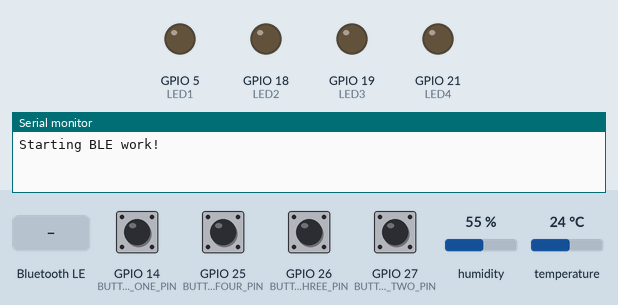
Simulated run of this sketch. Board: ESP32. Parts: output pins drawn as LEDs (lit = HIGH), the last lines printed to the serial monitor. Inputs (shaded band) come from the test bench; at power-on: GPIO 14 (BUTTON_ONE_PIN), GPIO 25 (BUTTON_FOUR_PIN), GPIO 26 (BUTTON_THREE_PIN), GPIO 27 (BUTTON_TWO_PIN) HIGH, humidity 55 %, temperature 24 °C. Nothing arrives over Bluetooth unless stated; a phone connects over Bluetooth LE 3 s after start.

Above: at 1.2 s.
1.3 s: Bluetooth LE write "FThouseOFF" received
At 2.3 s:
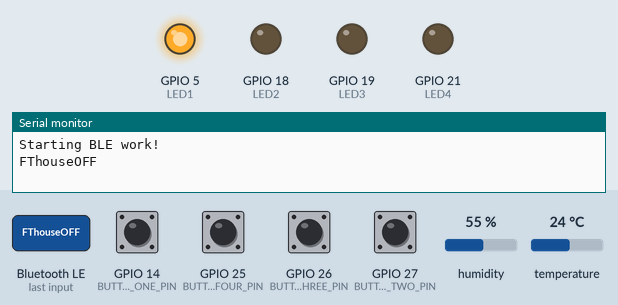
2.8 s: Bluetooth LE write "KitchenOFF" received
At 3.4 s:
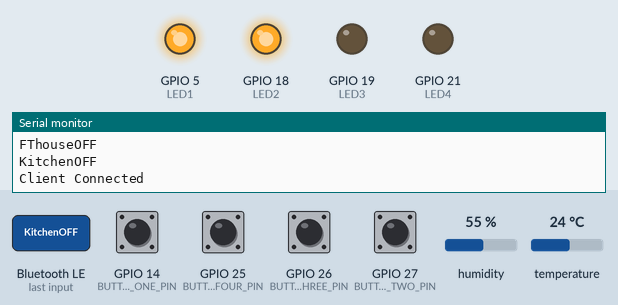
4.3 s: GPIO 14 (BUTTON_ONE_PIN) pulled LOW for 0.15 s
At 5.3 s:
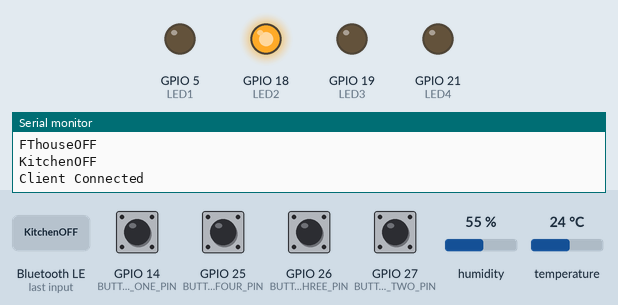
5.9 s: GPIO 25 (BUTTON_FOUR_PIN) pulled LOW for 0.15 s
At 6.5 s:
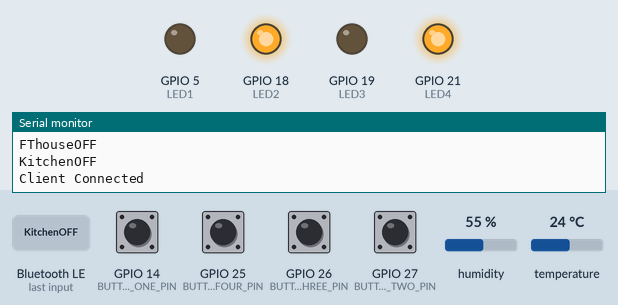
7.5 s: GPIO 26 (BUTTON_THREE_PIN) pulled LOW for 0.15 s
At 8.8 s:
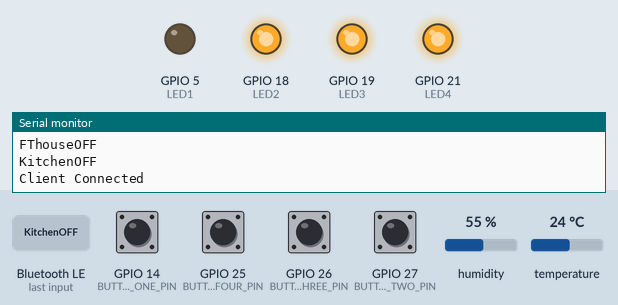
9.1 s: GPIO 27 (BUTTON_TWO_PIN) pulled LOW for 0.15 s
At 10.1 s:
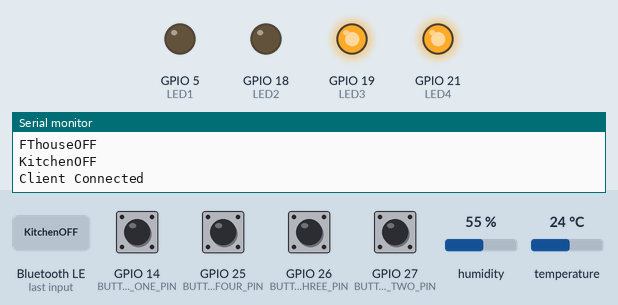
Timing chart, 0 to 11.7 s (numbered marks = the images above; inputs shaded):
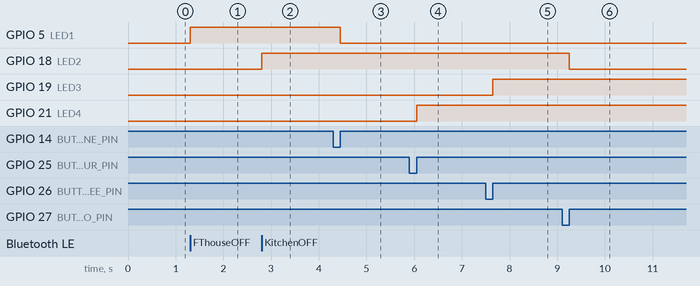

Measured:
- after the input at 1.3 s, GPIO 5 (LED1): LOW → HIGH at once
- after the input at 2.8 s, GPIO 18 (LED2): LOW → HIGH at once
- after the input at 4.3 s, GPIO 5 (LED1): HIGH → LOW after 0.15 s
- after the input at 5.9 s, GPIO 21 (LED4): LOW → HIGH after 0.15 s
- after the input at 7.5 s, GPIO 19 (LED3): LOW → HIGH after 0.15 s
- after the input at 9.1 s, GPIO 18 (LED2): HIGH → LOW after 0.15 s

The sketch:

Lab1_2.ino
```cpp
#include <BLEDevice.h>
#include <BLEServer.h>
#include <BLEUtils.h>
#include <BLE2902.h>
#include <Ticker.h>

#include "DHTesp.h" // Click here to get the library: http://librarymanager/All#DHTesp

// See the following for generating UUIDs:
// https://www.uuidgenerator.net/
#include <EasyButton.h>

// Arduino pin where the buttons are connected to
#define BUTTON_ONE_PIN 14
#define BUTTON_TWO_PIN 27
#define BUTTON_THREE_PIN 26
#define BUTTON_FOUR_PIN 25

#define SERVICE_UUID           "4FAFC201-1FB5-459E-8FCC-C5C9C331914B" // UART service UUID
#define CHARACTERISTIC_UUID    "BEB5483E-36E1-4688-B7F5-EA07361B26A8" //Use this characteristic for all JG

// Button1
EasyButton button1(BUTTON_ONE_PIN);
// Button2
EasyButton button2(BUTTON_TWO_PIN);
// Button3
EasyButton button3(BUTTON_THREE_PIN);
// Button4
EasyButton button4(BUTTON_FOUR_PIN);
/** Initialize DHT sensor 1 */
DHTesp dhtSensor1;
TaskHandle_t tempTaskHandle = NULL;

void SendData(String DataBLE);

BLECharacteristic *pCharacteristic;
bool deviceConnected = false;
String filterString;
int LED1 = 5;
int LED2 = 18;
int LED3 = 19;
int LED4 = 21;
int dhtPin1 = 23;
bool tasksEnabled = false;
/** Ticker for temperature reading */
Ticker tempTicker;
/** Flags for temperature readings finished */
bool gotNewTemperature = false;
/** Data from sensor 1 */
TempAndHumidity sensor1Data;
/** Data from sensor 2 */

/**
 * Task to reads temperature from DHT11 sensor
 * @param pvParameters
 *    pointer to task parameters
 */
void tempTask(void *pvParameters) {
 // Serial.println("tempTask loop started");
  while (1) // tempTask loop
  {
    if (tasksEnabled && !gotNewTemperature) { // Read temperature only if old data was processed already
      // Reading temperature for humidity takes about 250 milliseconds!
      // Sensor readings may also be up to 2 seconds 'old' (it's a very slow sensor)
      sensor1Data = dhtSensor1.getTempAndHumidity();  // Read values from sensor 1

      gotNewTemperature = true;
    }
    vTaskSuspend(NULL);
  }
}

/**
 * triggerGetTemp
 * Sets flag dhtUpdated to true for handling in loop()
 * called by Ticker tempTicker
 */
void triggerGetTemp() {
  if (tempTaskHandle != NULL) {
     xTaskResumeFromISR(tempTaskHandle);
  }
}

/* Flag if main loop is running */

// Callback function to be called when button1 is pressed
void onButton1Pressed()
{
  digitalWrite(LED1,!digitalRead(LED1));
  if(deviceConnected){
    if(digitalRead(LED1)){
       SendData("FThouseON");
     }else{
      SendData("FThouseOFF");
      }

  }
}

// Callback function to be called when button2 is pressed
void onButton2Pressed()
{
  digitalWrite(LED2,!digitalRead(LED2));
  if(deviceConnected){
    if(digitalRead(LED2)){
       SendData("KitchenON");
     }else{
      SendData("KitchenOFF");
      }

  }
}

// Callback function to be called when button3 is pressed
void onButton3Pressed()
{
  digitalWrite(LED3,!digitalRead(LED3));
  if(deviceConnected){
    if(digitalRead(LED3)){
       SendData("GarageON");
     }else{
      SendData("GarageOFF");
      }

  }
}

// Callback function to be called when button4 is pressed
void onButton4Pressed()
{
  digitalWrite(LED4,!digitalRead(LED4));
  if(deviceConnected){
    if(digitalRead(LED4)){
       SendData("BathroomON");
     }else{
      SendData("BathroomOFF");
      }

  }
}


class MyServerCallbacks: public BLEServerCallbacks {
    void onConnect(BLEServer* pServer) {
      deviceConnected = true;
      Serial.println("Client Connected");
    };

    void onDisconnect(BLEServer* pServer) {
      deviceConnected = false;
      Serial.println("Client Disconnected");
    }
};

class MyCallbacks: public BLECharacteristicCallbacks {
    void onWrite(BLECharacteristic *pCharacteristic) {
        std::string rxValue = pCharacteristic->getValue();
//      filterString = rxValue.c_str(); // Convert to standard c string format
      //digitalWrite(RELAY_PINS[rxValue[0]-48], rxValue[1]-48);
//      String rxBLE = rxValue.c_str();
      Serial.println(rxValue.c_str());
      String rxBLE = rxValue.c_str();
       if(rxBLE == "FThouseON"){
          digitalWrite(LED1, 0);
       }else if(rxBLE == "KitchenON"){
          digitalWrite(LED2, 0);
      }else if(rxBLE == "GarageON"){
          digitalWrite(LED3, 0);
      }else if(rxBLE == "BathroomON"){
          digitalWrite(LED4, 0);
      }else if(rxBLE == "FThouseOFF"){
         digitalWrite(LED1, 1);
      }else if(rxBLE == "KitchenOFF"){
         digitalWrite(LED2, 1);
      }else if(rxBLE == "GarageOFF"){
         digitalWrite(LED3, 1);
      }else if(rxBLE == "BathroomOFF"){
         digitalWrite(LED4, 1);
      }
    }
};

void SendData(String DataBLE) {
  pCharacteristic->setValue(DataBLE.c_str());
  pCharacteristic->notify();
}

void setup() {
  Serial.begin(115200);
  Serial.println("Starting BLE work!");
  pinMode(LED1, OUTPUT);      // set the LED pin mode
  pinMode(LED2, OUTPUT);      // set the LED pin mode
  pinMode(LED3, OUTPUT);      // set the LED pin mode
  pinMode(LED4, OUTPUT);      // set the LED pin mode
  /*-----Setup Buletooth----- */
  // Create the BLE Device
  BLEDevice::init("BLE_Relay");

  // Create the BLE Server
  BLEServer *pServer = BLEDevice::createServer();
  pServer->setCallbacks(new MyServerCallbacks());

  // Create the BLE Service
  BLEService *pService = pServer->createService(SERVICE_UUID);

  // Create a BLE Characteristic
  pCharacteristic = pService->createCharacteristic(
                      CHARACTERISTIC_UUID,
                      BLECharacteristic::PROPERTY_READ   |
                      BLECharacteristic::PROPERTY_WRITE  |
                      BLECharacteristic::PROPERTY_NOTIFY |
                      BLECharacteristic::PROPERTY_INDICATE
                    );

  pCharacteristic->addDescriptor(new BLE2902());
  pCharacteristic->setCallbacks(new MyCallbacks());
  pService->start();
  pServer->getAdvertising()->start();
  /*-----End Setup Buletooth-----*/
  button1.begin();
  // Initialize the button2
  button2.begin();
  button3.begin();
  button4.begin();
  // Add the callback function to be called when the button1 is pressed.
  button1.onPressed(onButton1Pressed);
  // Add the callback function to be called when the button2 is pressed.
  button2.onPressed(onButton2Pressed);
   // Add the callback function to be called when the button2 is pressed.
  button3.onPressed(onButton3Pressed);
   // Add the callback function to be called when the button2 is pressed.
  button4.onPressed(onButton4Pressed);


//temperature
  dhtSensor1.setup(dhtPin1, DHTesp::DHT22);
  // Start task to get temperature
  xTaskCreatePinnedToCore(
      tempTask,                      /* Function to implement the task */
      "tempTask ",                    /* Name of the task */
      4000,                          /* Stack size in words */
      NULL,                          /* Task input parameter */
      5,                              /* Priority of the task */
      &tempTaskHandle,                /* Task handle. */
      1);                            /* Core where the task should run */

  if (tempTaskHandle == NULL) {
    Serial.println("[ERROR] Failed to start task for temperature update");
  } else {
    // Start update of environment data every 30 seconds
    tempTicker.attach(10, triggerGetTemp);
  }

  // Signal end of setup() to tasks
  tasksEnabled = true;
}

void loop() {
  button1.read();
  button2.read();
  button3.read();
  button4.read();
  if (gotNewTemperature) {
    //Serial.println("Sensor 1 data:");
    //Serial.println("Temp: " + String(sensor1Data.temperature,2) + "'C Humidity: " + String(sensor1Data.humidity,1) + "%");
    String th = String(sensor1Data.temperature,2) + ":" + String(sensor1Data.humidity,2);
    SendData(String(sensor1Data.temperature,2));
    SendData(String(sensor1Data.humidity,2));
    if(deviceConnected){
      SendData(th);
    }

    gotNewTemperature = false;
  }


}
```
